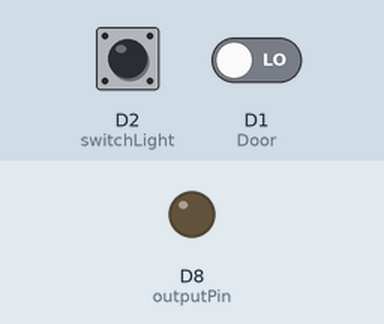
Simulated run of this sketch. Board: ESP8266 (NodeMCU). On the bench: output pins drawn as LEDs (lit = HIGH). The test bench sets the inputs (shaded band); at power-on: D2 (switchLight) HIGH, D1 (Door) LOW. WiFi joins after 1.5 s; servers stay silent unless stated; uploads are accepted with an empty reply; EEPROM starts erased.

Above: at 0.1 s.
At 2.1 s:
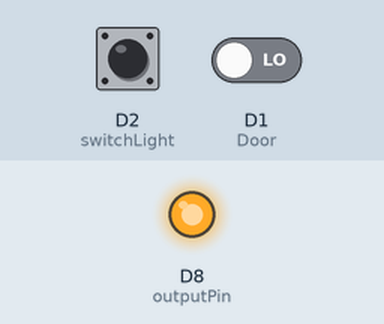
Timing chart, 0 to 3.6 s (numbered marks = the images above):
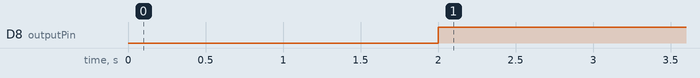

Measured:
- by itself, D8 (outputPin): LOW → HIGH at 2.0 s

The sketch:

d1_svet_door.ino
```cpp
#include <ESP8266WiFi.h>
#include <ESP8266HTTPClient.h>
#include <ESP8266WebServer.h>
#include <EEPROM.h>

const int switchLight = D2; // Пин, к которому подключен переключатель
const int Door = D1; // Пин, к которому подключен переключатель
const int outputPin = D8; // Пин, состояние которого нужно изменить

const char* ssid = "DSL-2750U";
const char* password = "MYpass-1";

const char* serverAddress = "http://192.168.1.209/door"; // Замените на ваш URL

WiFiClient main_client; // Создаем объект WiFiClient

ESP8266WebServer server(80);
bool state = true;
bool temp_state = false;
bool send_open = false;
bool send_close = false;
int switchState;
bool rele_change = true;

uint32_t eepromTimer = 0;
boolean eepromFlag = false;

void setup() {
  switchState = digitalRead(switchLight);

  EEPROM.begin(512);
  state = EEPROM.read(0); // читаем состояние из 0-го байта EEPROM
  EEPROM.end();

  pinMode(switchLight, INPUT);
  pinMode(Door, INPUT);
  pinMode(outputPin, OUTPUT);
  digitalWrite(outputPin, LOW);
  WiFi.mode(WIFI_STA);
  WiFi.begin(ssid, password);

  while (WiFi.status() != WL_CONNECTED) {
    delay(1000);
  }
  server.on("/", handleRoot);
  server.begin();
  WiFi.setSleepMode(WIFI_NONE_SLEEP);
}

void sendPOSTRequest(int state) {
  HTTPClient http;
  http.begin(main_client, serverAddress);
  http.addHeader("Content-Type", "application/x-www-form-urlencoded");
  String postData = "state=" + String(state);
  int httpCode = http.POST(postData);
  http.end();
}

void checkEEPROM() {
  if (eepromFlag && (millis() - eepromTimer >= 15000) ) {
    eepromFlag = false;           // опустили флаг
    EEPROM.begin(512);
    EEPROM.write(0, state); // записываем состояние в 0-й байт EEPROM
    EEPROM.commit();
    EEPROM.end();
  }
}

void handleRoot() {
  state = !state;
  eepromFlag = true;                        // поднять флаг
  eepromTimer = millis();
  rele_change = true;
  server.send(200, "text/plain", "ok");}

void loop() {
  server.handleClient();
  checkEEPROM();

  if (rele_change){
    if (!state) {
      digitalWrite(outputPin, LOW);
    } else {
      digitalWrite(outputPin, HIGH);
      }
    delay(50);
  }

  if (switchState != digitalRead(switchLight)){
    switchState = digitalRead(switchLight);
    state = !state;
    eepromFlag = true;                        // поднять флаг
    eepromTimer = millis();
    rele_change = true;
  }

  if (digitalRead(Door) == HIGH and !send_open){
      sendPOSTRequest(0);
      send_open = true;
      send_close = false;
  }
  if (digitalRead(Door) == LOW and !send_close){
    sendPOSTRequest(1);
    send_close = true;
    send_open = false;
    }
}
```
